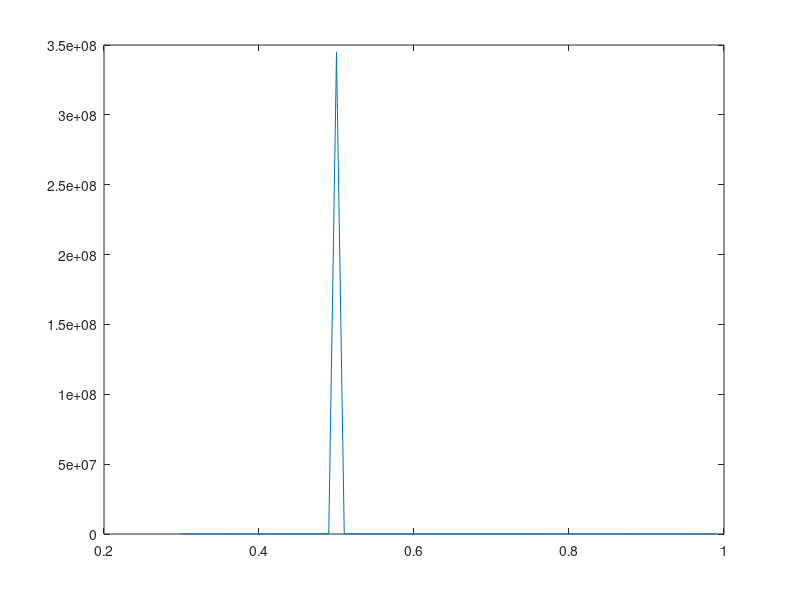
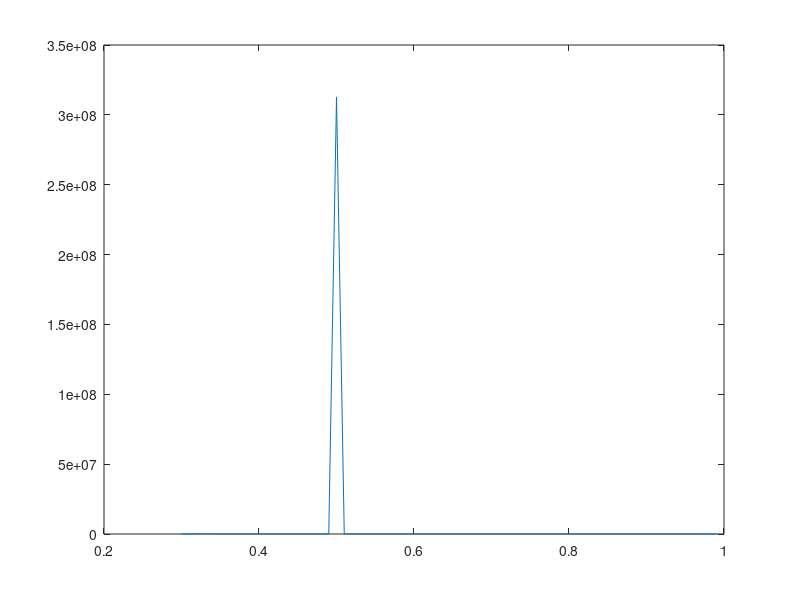

Write MATLAB code to recreate these figures, in order.
load fluct_loss.mat;

P_d = linspace(.3,.99, 70);
G = 33;			% antenna gain
P_t = 25e3;		% peak transmit power
tau = .15e-6;	% pulse width

f = 9400e6;		% carrier frequency
c = 3e8;		% speed of light
L_f = Lf;		
sig = 10;		% radar cross section, 10 m^2
prf = 4000;
omega_r = 20;
prt = 1/prf;
k = 1.38e-23;	% Boltzmann constant
T_0 = 290;		% std temp
F_n = 5;		% rec noise figure (dB)
B = 15e6;		% rec bandwidth
L_s = 12;		% system losses (dB)
theta_B_h = .8;
theta_B_v = 15;


T_fa = (4*3600);	% time between false alarms
P_fa = 1/(B*T_fa);	% probability of false alarm


lambda = c / f;
n = theta_B_h*prf/(6*omega_r);	% # of pulses

A_e = G * lambda^2 /( 4 * pi);	% effective aperture
P_av = tau / prt * P_t;		% avg power

% bunch of SNR calculations
A = log(.62./P_fa);
B = log(P_d./(1-P_d));

SNR_1 = 10*log10(A + .12 * A .* B + 1.7 * B);
SNR_n = -5 * log10(n) + (6.2 + 4.54/sqrt(n + .44)) * SNR_1;


E_i = SNR_1 / (SNR_n * n); % integration efficiency factor

% max range w/o fluctuation loss
R_max_ll = (P_av * G * A_e * sig * n * E_i ./ ((4*pi)^2 * k * T_0 * F_n * B * tau * prf .* SNR_1 * L_s)).^(1/4);
plot(P_d, R_max_ll);

R_max = (P_av * G * A_e * sig * n * E_i ./ ((4*pi)^2 * k * T_0 * F_n * B * tau * prf .* SNR_1 .* L_f * L_s)).^(1/4);
figure;
plot(P_d, R_max);
